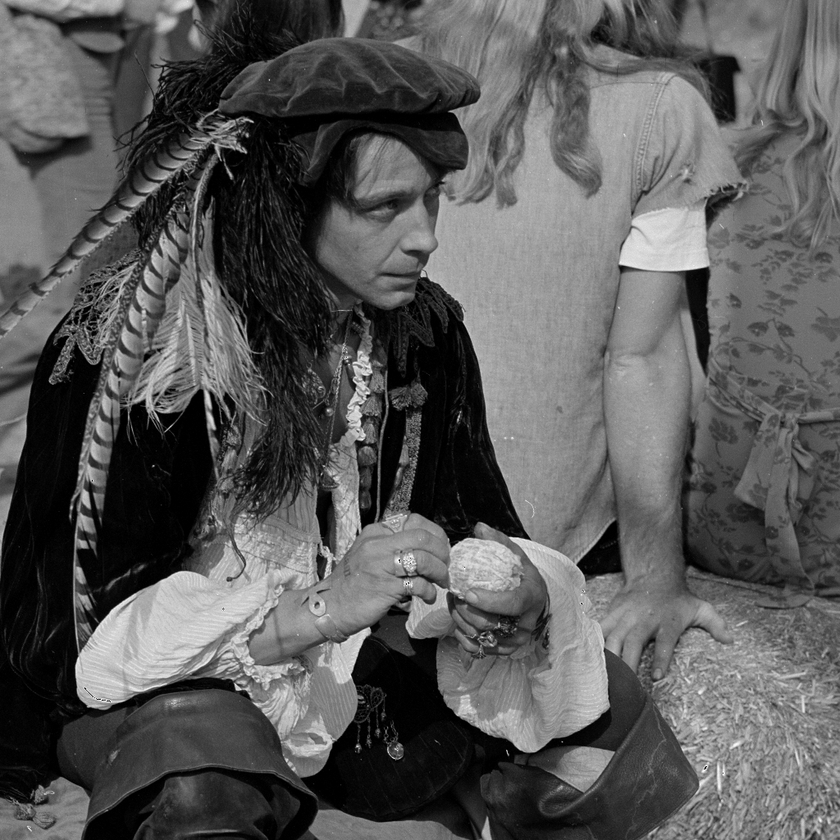
#> input picture img.tiff, 840 x 840 px, shrunk from 1024 x 1024 before the run
$ jupyter execute 'Equalização e Binarização.ipynb'
#> lines starting #> are read from the running program, lines starting #| are printed output that depends on the picture; after the words box and inside, x2 and y2 are one past the last pixel; in counts of white or black regions, pixels touching at a corner belong together
## Instruções para execução

Você deve baixar os arquivos 'Equalização e Binarização.ipynb', 'img.tiff' e 'folha.png' em seu computador e executar. As imagens devem estar no mesmo diretório que esse arquivo, ou o caminho dessas imagens deve ser modificado explicitamente no código.

## Implementando Equalização

### Importando Bibliotecas

[cell 1]
import numpy as np
import matplotlib.pyplot as plt
from PIL import Image
import base64
import math

### Importando imagem

[cell 2]
img = Image.open('img.tiff')  # armazena a imagem na variável
#> img is the input picture: PIL image 840x840 L; min 0, max 255, mean 89

plt.imshow(img, cmap='gray')  # plota a imagem

### Criando Histograma

[cell 3]
def instanciando_histograma():
    vetor_hist = []

    for i in range(0, 256):
        vetor_hist.append(str(i))
        vetor_hist.append(0)

    dici_hist = {vetor_hist[i]: vetor_hist[i+1] for i in range(0, len(vetor_hist), 2)}

    return dici_hist

histograma = instanciando_histograma()

[cell 4]
def contar_valores_intensidade(hist, imagem):
    for linha in range(0, imagem.height):  # itera as linhas da imagem
        for coluna in range(0, imagem.width):  # itera as colunas da imagem
            var = imagem.getpixel((linha, coluna))  # pixel por pixel
            hist[str(var)] = hist[str(var)] + 1

    return hist

histograma = contar_valores_intensidade(histograma, img)
#> after the loop in contar_valores_intensidade, `for linha in range(0, imagem.height):`: hist = 256 items
#> histograma = 256 items

### Plotando Histograma

#### Eixo Y: quantas vezes o valor apareceu na imagem
#### Eixo X: níveis de intensidade

[cell 5]
def plot_hist(hist, hist2=''):
    if hist2 != '':
        figure, axarr = plt.subplots(1,2, figsize=(25, 10))
        axarr[0].bar(hist.keys(), hist.values())
        axarr[1].bar(hist2.keys(), hist2.values())
    else:
        plt.bar(hist.keys(), hist.values())
        plt.xlabel("Níveis de intensidade")
        ax = plt.gca()
        ax.axes.xaxis.set_ticks([])
        plt.grid(True)
        plt.show()

plot_hist(histograma)
#> in plot_hist, `plt.show()`:
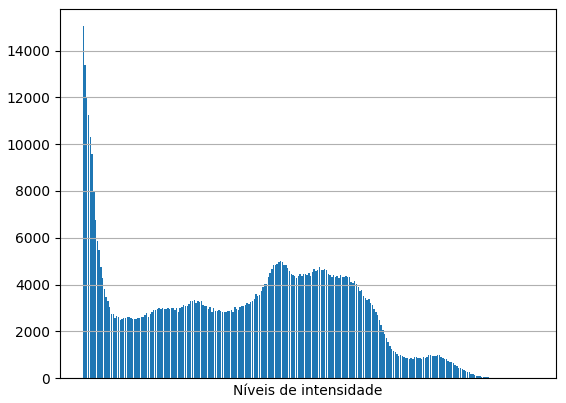
#> figure drawn by matplotlib, 1 panel

### Calculando probabilidades do histograma

[cell 6]
def get_prob_hist(hist, pixels):  # função para calcular a probabilidade do valor aparecer
    hist_prob = {}

    for i in range(0, 256):
        hist_prob[str(i)] = hist[str(i)] / pixels

    return hist_prob

num_pixels = img.height * img.width
#> num_pixels = 705600
hist_prob = get_prob_hist(histograma, num_pixels)
#> after the loop in get_prob_hist, `for i in range(0, 256):`: hist_prob = 256 items
#> hist_prob = 256 items

[cell 7]
def get_prob_acumulada(hist_prob):
    acc_prob = {}
    soma_prob = 0

    for i in range(0, 256):
        if i == 0:
            pass
        else:
            soma_prob += hist_prob[str(i-1)]

        acc_prob[str(i)] = hist_prob[str(i)] + soma_prob

    return acc_prob

prob_acumulada = get_prob_acumulada(hist_prob)
#> the loop in get_prob_acumulada, `for i in range(0, 256):` made 256 passes
#> soma_prob on passes 2 to 13: 0.0213, 0.0403, 0.0573, 0.0732, 0.0879, 0.101, 0.113, 0.122, 0.131, 0.138, 0.145, 0.151
#> after the loop in get_prob_acumulada, `for i in range(0, 256):`: soma_prob = 1
#> prob_acumulada = 256 items

### Calculando novos valores

[cell 8]
def get_novos_valores(prob_acumulada):
    novos_valores = {}

    for i in range(0, 256):
        novos_valores[str(i)] = np.ceil(prob_acumulada[str(i)] * 255)

    return novos_valores

novos_valores = get_novos_valores(prob_acumulada)
#> novos_valores = 256 items

### Equalizando imagem

[cell 9]
def equalizar_hist(imagem, novos_valores):
    for linha in range(0, imagem.height):
        for coluna in range(0, imagem.width):
            imagem.putpixel((linha, coluna), int(novos_valores[str(int(imagem.getpixel((linha, coluna))))]))

    return imagem

[cell 10]
imagem_equalizada = equalizar_hist(img.copy(), novos_valores)
#> after the loop in equalizar_hist, `for linha in range(0, imagem.height):`:
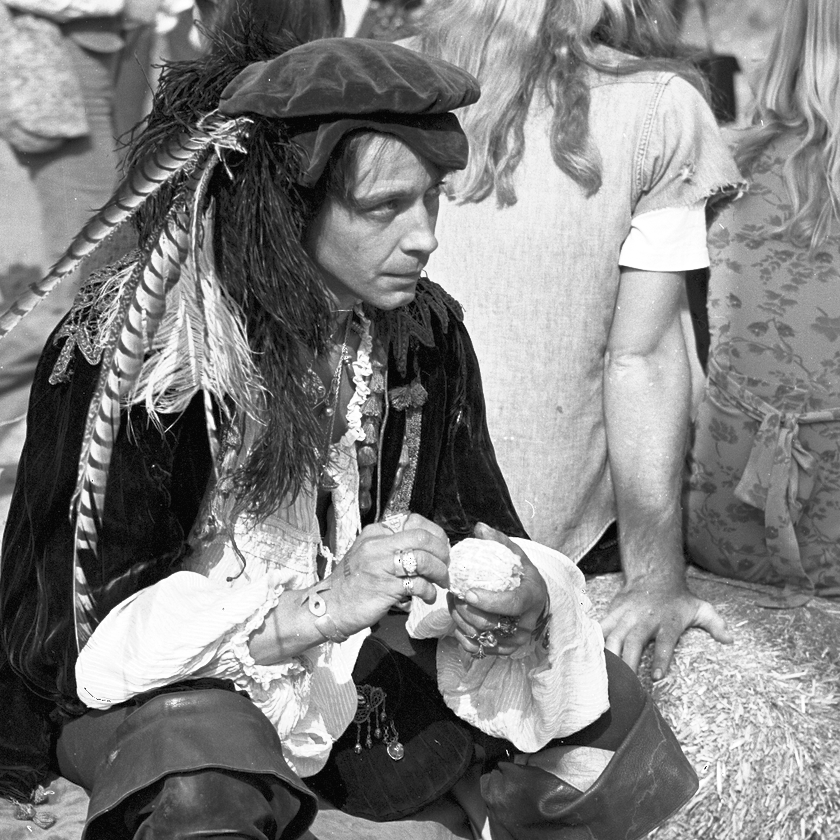
#> imagem: PIL image 840x840 L; min 6, max 255, mean 128.8
figure, axarr = plt.subplots(1,2, figsize=(20, 10))
axarr[0].imshow(img, cmap='gray')
axarr[1].imshow(imagem_equalizada, cmap='gray')
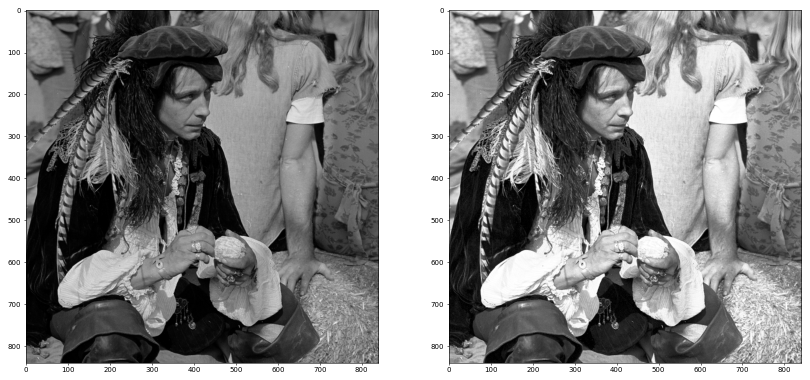
#> figure drawn by matplotlib, 2 panels

#### <center> Imagem original e imagem equalizada, respectivamente

[cell 11]
histograma_eq = instanciando_histograma()
histograma_eq = contar_valores_intensidade(histograma_eq, imagem_equalizada)
#> histograma_eq = 256 items
plot_hist(histograma, histograma_eq)
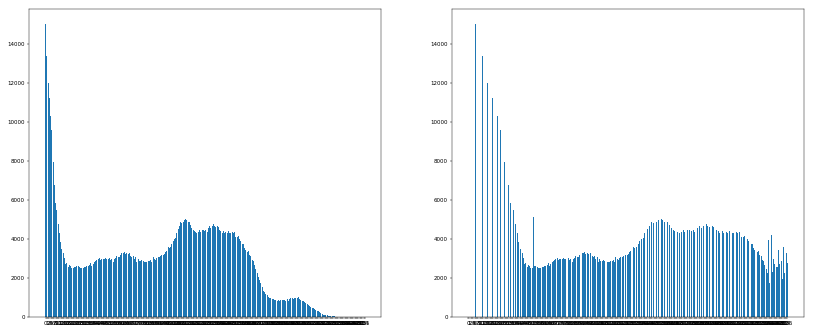
#> figure drawn by matplotlib, 2 panels; panel 1: tallest bar 15040 high, from x = -0.4 to 0.4; panel 2: tallest bar 15040 high, from x = 5.6 to 6.4

#### <center> Histograma da imagem original e da imagem equalizada, respectivamente

## Implementando Binarização

### Importando imagem

[cell 12]
imagem = Image.open('folha.png').convert('L')  # armazena a imagem já convertida para escalas de cinza na variável
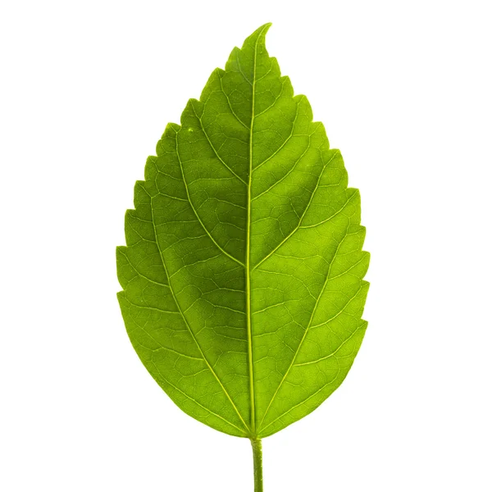
#> input picture folha.png, 492 x 492 px, shrunk from 600 x 600 before the run
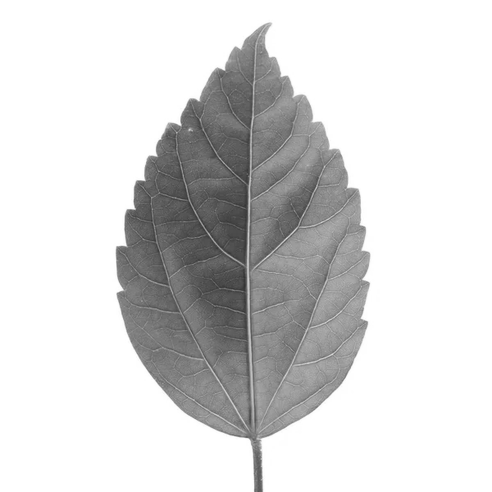
#> imagem: PIL image 492x492 L; min 51, max 255, mean 216

plt.imshow(imagem, cmap='gray')  # plota a imagem

imagem = np.asarray(imagem)  # transforma a imagem em um NumPy array

### Calculando critérios de Otsu

[cell 13]
def computa_criterio_otsu(im, th):
    # cria a imagem limitada
    img_limitada = np.zeros(im.shape)
    img_limitada[im >= th] = 1

    # computa os pesos
    nb_pixels = im.size
    nb_pixels1 = np.count_nonzero(img_limitada)
    peso1 = nb_pixels1 / nb_pixels
    peso0 = 1 - peso1

    # se uma das classes estiver vazia, o limite não será considerado na busca pelo melhor limite
    if peso1 == 0 or peso0 == 0:
        return np.inf

    # encontra todos os pixels pertencentes a cada classe
    val_pixels1 = im[img_limitada == 1]
    val_pixels0 = im[img_limitada == 0]

    # computa a variância dessas classes
    var1 = np.var(val_pixels1) if len(val_pixels1) > 0 else 0
    var0 = np.var(val_pixels0) if len(val_pixels0) > 0 else 0

    return peso0 * var0 + peso1 * var1

### Calculando o limite de Otsu

[cell 14]
def limite_otsu(img: np.ndarray) -> np.ndarray:
    limite_range = range(np.max(img)+1)
    criterio = np.array([computa_criterio_otsu(img, th) for th in limite_range])

    # o melhor limite é aquele que minimiza o critério de Otsu
    melhor_limite = limite_range[np.argmin(criterio)]

    binario = img
    binario[binario > melhor_limite] = 255
    binario[binario <= melhor_limite] = 0

    return binario

[cell 15]
imagem_binarizada = limite_otsu(imagem.copy())
#> in limite_otsu, `melhor_limite = limite_range[np.argmin(criterio)]`: melhor_limite = 190
#> in limite_otsu, `binario[binario > melhor_limite] = 255`:
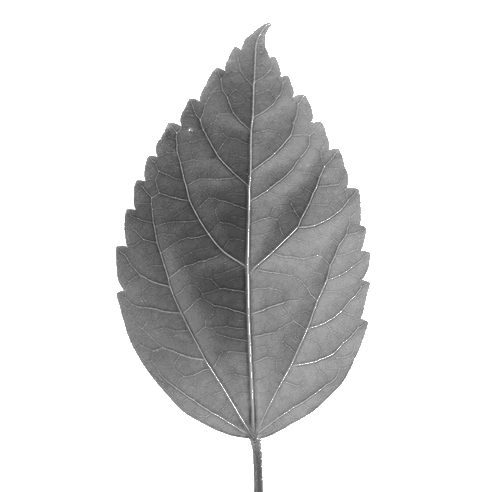
#> binario: shape (492, 492); 2.23% of pixels changed, all inside (x1, y1, x2, y2) = (110, 19, 380, 492)
#> in limite_otsu, `binario[binario <= melhor_limite] = 0`:
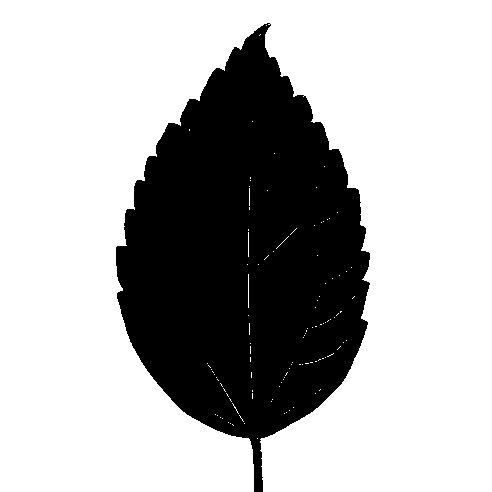
#> binario: shape (492, 492); 70.4% white; 1 black region, box (x1, y1, x2, y2) and area: (116, 23, 370, 492) 71536
figure, axarr = plt.subplots(1,2, figsize=(20, 10))
axarr[0].imshow(imagem, cmap='gray')
axarr[1].imshow(imagem_binarizada, cmap='gray')
